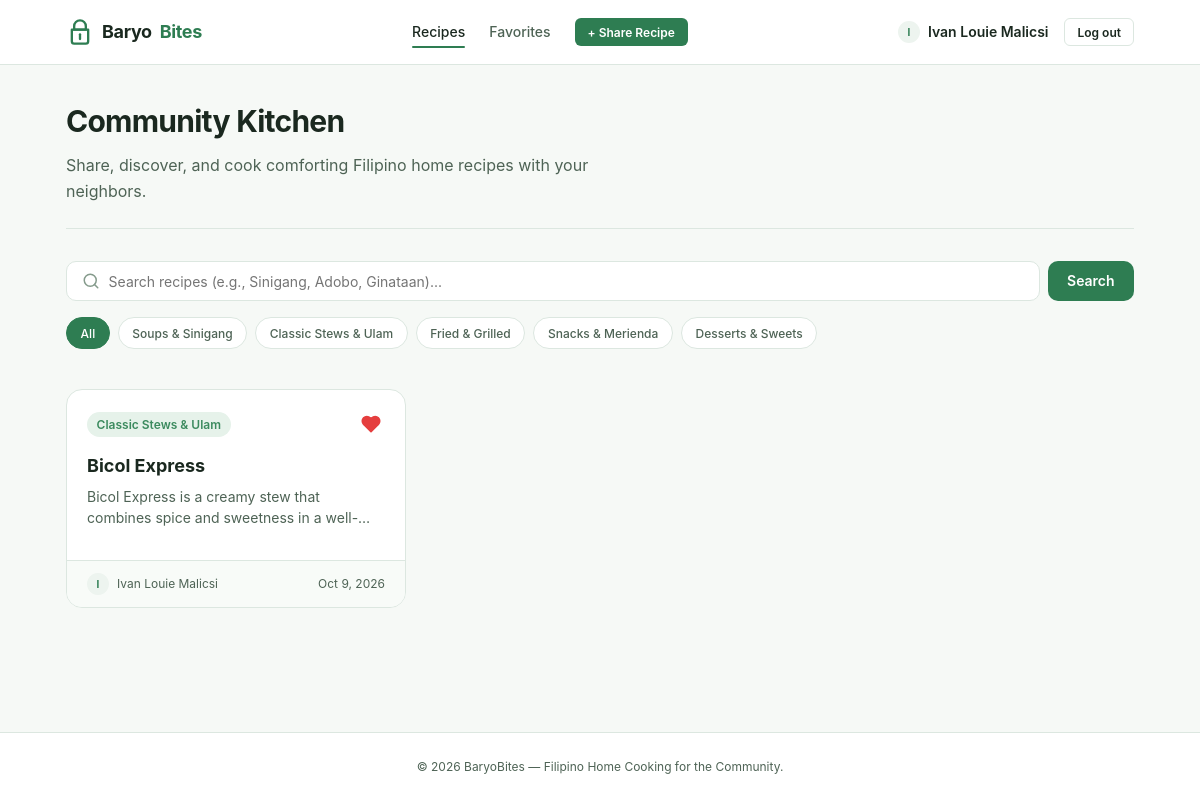
/index.php (signed in), run on the app's committed database.
### tables this page shows
CREATE TABLE `recipes` (
  `id` int(11) NOT NULL AUTO_INCREMENT,
  `user_id` int(11) NOT NULL,
  `category_id` int(11) NOT NULL,
  `title` varchar(255) NOT NULL,
  `description` varchar(255) NOT NULL,
  `steps` text NOT NULL,
  `created_at` datetime NOT NULL,
  `updated_at` datetime DEFAULT NULL,
  PRIMARY KEY (`id`),
  KEY `user_id` (`user_id`),
  KEY `category_id` (`category_id`)
);

CREATE TABLE `users` (
  `id` int(11) NOT NULL AUTO_INCREMENT,
  `first_name` varchar(255) NOT NULL,
  `last_name` varchar(255) NOT NULL,
  `email` varchar(255) NOT NULL,
  `password` varchar(255) NOT NULL,
  `created_at` datetime NOT NULL DEFAULT current_timestamp() ON UPDATE current_timestamp(),
  PRIMARY KEY (`id`),
  UNIQUE KEY `unique_email` (`email`)
);

CREATE TABLE `categories` (
  `id` int(11) NOT NULL AUTO_INCREMENT,
  `name` varchar(255) NOT NULL,
  PRIMARY KEY (`id`)
);

### classes/Recipe.php (called while the page is built, shortened)
<?php
class Recipe {
    private PDO $pdo;
    public function __construct(PDO $pdo) {
        $this->pdo = $pdo;
    }
    public function getAll(string $search = '', ?int $categoryId = null): array {
        $sql = "
            SELECT r.*, c.name AS category_name, u.first_name, u.last_name
            FROM recipes r
            JOIN categories c ON r.category_id = c.id
            JOIN users u ON r.user_id = u.id
            WHERE 1=1
        ";
        $params = [];
        $sql .= " ORDER BY r.created_at DESC";
        $stmt = $this->pdo->prepare($sql);
        $stmt->execute($params);
        return $stmt->fetchAll();
    }
}

### includes/helpers.php (called while the page is built, shortened)
<?php
function e(?string $value): string {
    return htmlspecialchars($value ?? '', ENT_QUOTES, 'UTF-8');
}

### classes/Category.php (called while the page is built, shortened)
<?php
class Category {
    private PDO $pdo;
    public function __construct(PDO $pdo) {
        $this->pdo = $pdo;
    }
    public function getAll(): array {
        $stmt = $this->pdo->query("SELECT * FROM categories ORDER BY id ASC");
        return $stmt->fetchAll();
    }
}

### classes/Auth.php (called while the page is built, shortened)
<?php
class Auth {
    public static function id(): ?int {
        return isset($_SESSION['user']['id']) ? (int)$_SESSION['user']['id'] : null;
    }
}

### classes/Favorite.php (called while the page is built, shortened)
<?php
class Favorite {
    private PDO $pdo;
    public function __construct(PDO $pdo) {
        $this->pdo = $pdo;
    }
    public function isFavorite(int $userId, int $recipeId): bool {
        $stmt = $this->pdo->prepare("SELECT COUNT(*) FROM favorites WHERE user_id = ? AND recipe_id = ?");
        $stmt->execute([$userId, $recipeId]);
        return (int)$stmt->fetchColumn() > 0;
    }
}

### index.php (the view, shortened to what this page needs)
<?php
require_once 'db.php';
require_once 'includes/helpers.php';
require_once 'classes/Auth.php';
require_once 'classes/Category.php';
require_once 'classes/Recipe.php';
require_once 'classes/Favorite.php';
$categoryModel = new Category($pdo);
$recipeModel = new Recipe($pdo);
$favoriteModel = new Favorite($pdo);
$currentUserId = Auth::id();
$categories = $categoryModel->getAll();
$searchQuery = trim($_GET['q'] ?? '');
$selectedCategory = !empty($_GET['category']) ? (int)$_GET['category'] : null;
$recipes = $recipeModel->getAll($searchQuery, $selectedCategory);
require_once 'includes/header.php';
?>
<div class="hero">
  <h1 class="hero-title">Community Kitchen</h1>
  <p class="hero-subtitle">Share, discover, and cook comforting Filipino home recipes with your neighbors.</p>
</div>
<div class="filter-bar">
  <form class="search-form" method="GET" action="index.php">
    <div class="search-input-wrap">
      <input type="text" name="q" class="search-input" placeholder="Search recipes (e.g., Sinigang, Adobo, Ginataan)..." value="<?php echo e($searchQuery); ?>">
    </div>
    <button type="submit" class="btn btn-primary">Search</button>
  </form>
  <div class="category-pills">
    <a href="index.php<?php echo !empty($searchQuery) ? '?q=' . urlencode($searchQuery) : ''; ?>" class="pill <?php echo empty($selectedCategory) ? 'active' : ''; ?>">
      All
    </a>
    <?php foreach ($categories as $cat): ?>
      <?php
        $catUrl = 'index.php?category=' . $cat['id'];
      ?>
      <a href="<?php echo $catUrl; ?>" class="pill <?php echo $selectedCategory === (int)$cat['id'] ? 'active' : ''; ?>">
        <?php echo e($cat['name']); ?>
      </a>
    <?php endforeach; ?>
  </div>
</div>
<?php if (empty($recipes)): ?>
  <div class="empty-state">
    <h3>No Recipes Found</h3>
    <p>There are no recipes matching your criteria yet. Be the first to share one!</p>
    <a href="recipe-create.php" class="btn btn-primary btn-sm">+ Share a Recipe</a>
  </div>
<?php else: ?>
  <div class="recipe-grid">
    <?php foreach ($recipes as $r): ?>
      <?php $isFav = $favoriteModel->isFavorite($currentUserId, (int)$r['id']); ?>
      <article class="recipe-card">
        <div class="card-top">
          <span class="card-badge"><?php echo e($r['category_name']); ?></span>
          <button type="button" class="btn-favorite <?php echo $isFav ? 'active' : ''; ?>" data-recipe-id="<?php echo $r['id']; ?>" title="<?php echo $isFav ? 'Remove from Favorites' : 'Save to Favorites'; ?>">
            <svg width="20" height="20" viewBox="0 0 24 24" fill="<?php echo $isFav ? 'currentColor' : 'none'; ?>" stroke="currentColor" stroke-width="2" stroke-linecap="round" stroke-linejoin="round">
              <path d="M20.84 4.61a5.5 5.5 0 0 0-7.78 0L12 5.67l-1.06-1.06a5.5 5.5 0 0 0-7.78 7.78l1.06 1.06L12 21.23l7.78-7.78 1.06-1.06a5.5 5.5 0 0 0 0-7.78z"></path>
            </svg>
          </button>
        </div>
        <div class="card-body">
          <h2 class="card-title">
            <a href="recipe-view.php?id=<?php echo $r['id']; ?>">
              <?php echo e($r['title']); ?>
            </a>
          </h2>
          <p class="card-desc"><?php echo e($r['description']); ?></p>
        </div>
        <div class="card-footer">
          <div class="card-author">
            <span class="author-avatar"><?php echo strtoupper(substr($r['first_name'] ?? 'U', 0, 1)); ?></span>
            <span><?php echo e(trim(($r['first_name'] ?? '') . ' ' . ($r['last_name'] ?? '')) ?: 'Home Cook'); ?></span>
          </div>
          <span><?php echo date('M j, Y', strtotime($r['created_at'])); ?></span>
        </div>
      </article>
    <?php endforeach; ?>
  </div>
<?php endif; ?>
<?php require_once 'includes/footer.php'; ?>

### includes/header.php (shortened to what this page needs)
<?php
$currentUser = $_SESSION['user'] ?? null;
$currentUri = basename($_SERVER['PHP_SELF'] ?? 'index.php');
$displayName = '';
$avatarLetter = 'U';
if (!empty($currentUser)) {
    $displayName = trim(($currentUser['first_name'] ?? '') . ' ' . ($currentUser['last_name'] ?? ''));
    $avatarLetter = strtoupper(substr($currentUser['first_name'] ?? ($currentUser['email'] ?? 'U'), 0, 1));
}
?>
<!DOCTYPE html>
<html lang="en">
<head>
  <link rel="stylesheet" href="assets/css/style.css">
</head>
<body>
<header class="navbar">
  <div class="container navbar-inner">
    <a href="index.php" class="brand">
      <svg class="brand-icon" viewBox="0 0 24 24" fill="none" stroke="currentColor" stroke-width="2" stroke-linecap="round" stroke-linejoin="round">
        <path d="M12 2a5 5 0 0 1 5 5v3H7V7a5 5 0 0 1 5-5z"></path>
        <path d="M5 10h14v10a2 2 0 0 1-2 2H7a2 2 0 0 1-2-2V10z"></path>
        <line x1="12" y1="14" x2="12" y2="18"></line>
      </svg>
      Baryo<span>Bites</span>
    </a>
    <nav>
      <ul class="nav-links">
        <li>
          <a href="index.php" class="nav-link <?php echo $currentUri === 'index.php' ? 'active' : ''; ?>">
            Recipes
          </a>
        </li>
        <li>
          <a href="favorites.php" class="nav-link <?php echo $currentUri === 'favorites.php' ? 'active' : ''; ?>">
            Favorites
          </a>
        </li>
        <li>
          <a href="recipe-create.php" class="btn btn-primary btn-sm">
            + Share Recipe
          </a>
        </li>
      </ul>
    </nav>
    <div class="nav-user">
      <?php if (!empty($currentUser)): ?>
        <div class="user-badge">
          <span class="author-avatar"><?php echo htmlspecialchars($avatarLetter); ?></span>
          <strong><?php echo htmlspecialchars($displayName); ?></strong>
        </div>
        <a href="logout.php" class="btn btn-outline btn-sm">Log out</a>
      <?php else: ?>
        <a href="login.php" class="btn btn-outline btn-sm">Log in</a>
        <a href="register.php" class="btn btn-primary btn-sm">Register</a>
      <?php endif; ?>
    </div>
  </div>
</header>
<main class="main-content">
  <div class="container">

### data on the page
recipes: user.first_name "I", user.last_name "Ivan Louie Malicsi", category.name "Classic Stews & Ulam", title "Bicol Express", description "Bicol Express is a creamy stew that combines spice and sweetness in…", created_at "Oct 9, 2026"
categories: name "Soups & Sinigang"
categories: name "Classic Stews & Ulam"
categories: name "Fried & Grilled"
categories: name "Snacks & Merienda"
categories: name "Desserts & Sweets"
